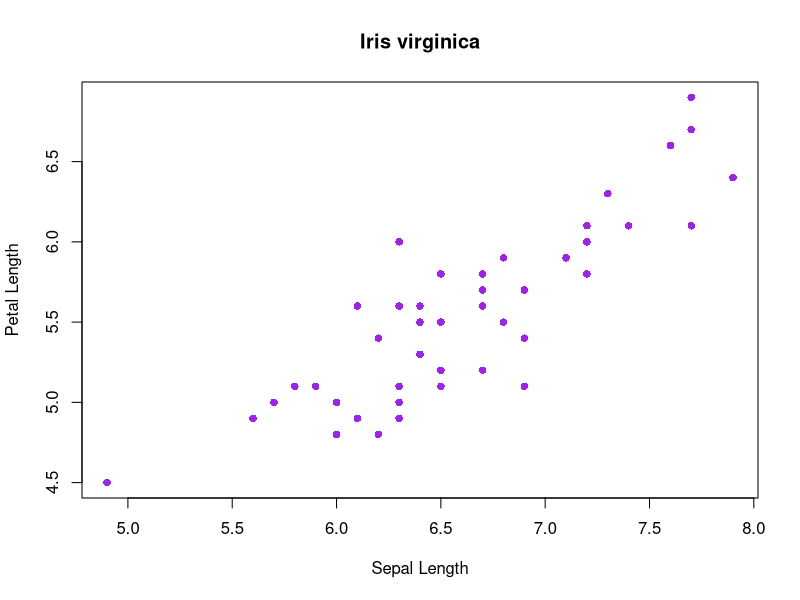
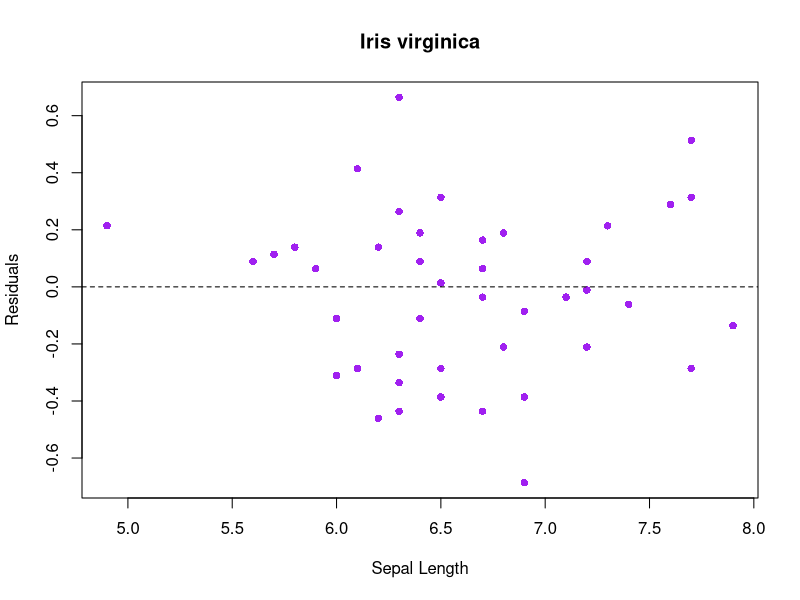
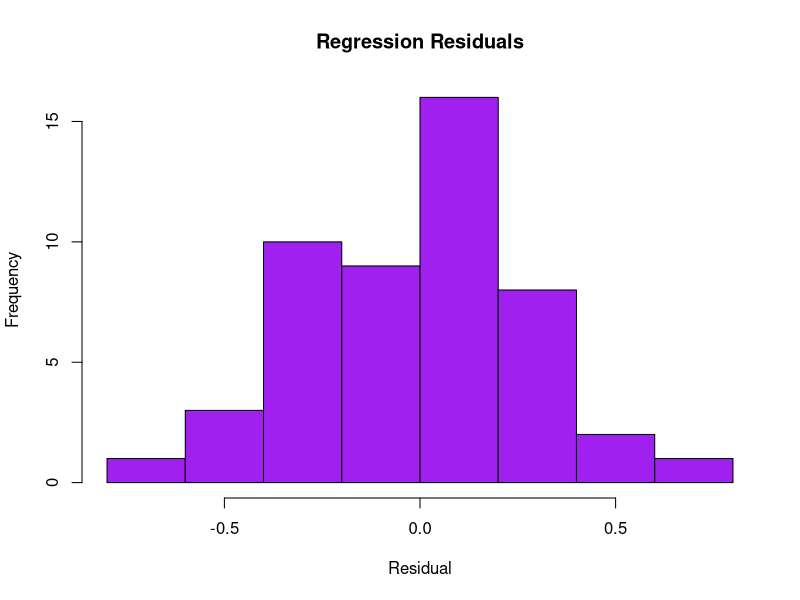
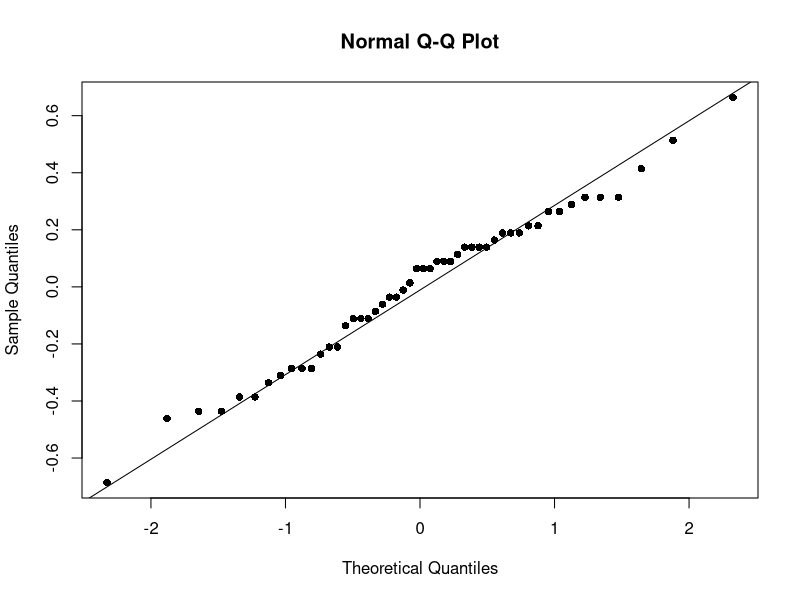

The R source for these figures, in order:
#Devon Lee
#2/28/2022

#subset for Iris virginica
flower <- iris[iris$Species == "virginica",]

#linear model relating petal length to sepal length
fit <- lm(flower$Petal.Length~flower$Sepal.Length)

#view results
summary(fit)

#create scatter plot
plot(flower$Sepal.Length, flower$Petal.Length,
     main = "Iris virginica",
     xlab = "Sepal Length",
     ylab = "Petal Length",
     col = "purple", pch = 16)

#plot the residuals, stored in regression summary
plot(flower$Sepal.Length, summary(fit)$residuals,
     main = "Iris virginica",
     xlab = "Sepal Length",
     ylab = "Residuals",
     col = "purple", pch = 16)

#add a horizontal line of reference
abline(h=0, lty = "dashed")

#histogram of residuals 
hist(summary(fit)$residuals,
     main = "Regression Residuals",
     xlab = "Residual",
     col = "purple")

#shapiro wilks test
shapiro.test(summary(fit)$residuals)

#qq plot
qqnorm(summary(fit)$residuals, pch = 16)

qqline(summary(fit)$residuals, datax = FALSE, distribution = qnorm,
       probs = c(0.25,0.75), qtype = 7, pch = 16)


